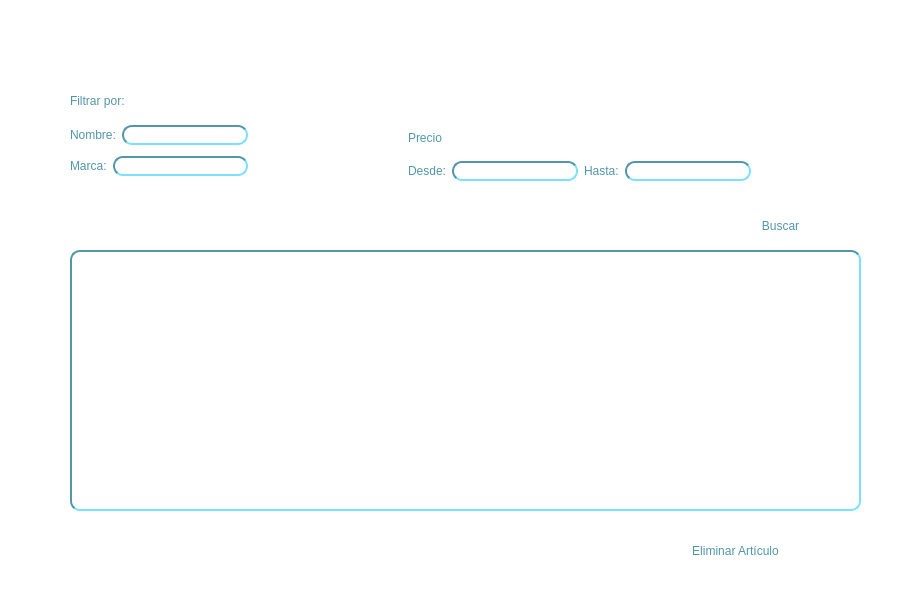
<?xml version="1.0" encoding="UTF-8"?>
<ui version="4.0">
 <class>EliminarArticulo</class>
 <widget class="QMainWindow" name="EliminarArticulo">
  <property name="geometry">
   <rect>
    <x>0</x>
    <y>0</y>
    <width>900</width>
    <height>610</height>
   </rect>
  </property>
  <property name="windowTitle">
   <string>MainWindow</string>
  </property>
  <property name="styleSheet">
   <string notr="true">QWidget
{
	background: rgb(255, 255, 255);
}

QPushButton
{
	border-width: 1.5px;
	border-color: rgb(82, 150, 170);
	border-radius:5px;
	padding: 0 8px;
	background-color:rgb(255, 255, 255);
	font: 18pt &quot;Yu Gothic&quot;;

	color:rgb(82, 150, 170)
}

QPushButton:hover
{
	font: 20pt &quot;Yu Gothic&quot;;
	color:rgb(82, 150, 170);
}

QGroupBox
{
	border-width: .8px;
	border-color: rgb(82, 150, 170);
	border-style: inset;
	border-radius:5px;
	padding: 0 8px;
	background-color:rgb(255, 255, 255);
	font: 20pt &quot;Yu Gothic&quot;;
	color:rgb(82, 150, 170)
}

QGroupBox QPushButton
{
	border-width: 0px;
	font: 18pt &quot;Yu Gothic&quot;;
	color:rgb(82, 150, 170);
}

QGroupBox QPushButton:hover
{
	font: 20pt &quot;Yu Gothic&quot;;
	color:rgb(0, 0, 127)
}

QGroupBox QLabel
{
	border-width: 0px;
	font: 18pt &quot;Yu Gothic&quot;;
	color:rgb(82, 150, 170);
}

QLineEdit
{
	border-width: 2px;
	border-color: rgb(82, 150, 170);
	border-style: inset;
	border-radius:10px;
	padding: 0 8px;
	background-color:rgb(255, 255, 255);
}

QTableWidget
{
border-width: 2px;
	border-color: rgb(82, 150, 170);
	border-style: inset;
	border-radius:10px;
	padding: 0 8px;
	background-color:rgb(255, 255, 255);
	font: 75 10pt &quot;Century Gothic&quot;;
	color:rgb(82, 150, 170)	
}
</string>
  </property>
  <widget class="QWidget" name="centralwidget">
   <widget class="QTableWidget" name="tableWidget">
    <property name="geometry">
     <rect>
      <x>70</x>
      <y>250</y>
      <width>791</width>
      <height>261</height>
     </rect>
    </property>
   </widget>
   <widget class="QPushButton" name="btnRegresar">
    <property name="geometry">
     <rect>
      <x>800</x>
      <y>10</y>
      <width>71</width>
      <height>61</height>
     </rect>
    </property>
    <property name="sizePolicy">
     <sizepolicy hsizetype="Preferred" vsizetype="Preferred">
      <horstretch>0</horstretch>
      <verstretch>0</verstretch>
     </sizepolicy>
    </property>
    <property name="text">
     <string/>
    </property>
    <property name="icon">
     <iconset resource="imagenes.qrc">
      <normaloff>:/imagenes/regresar.png</normaloff>:/imagenes/regresar.png</iconset>
    </property>
    <property name="iconSize">
     <size>
      <width>60</width>
      <height>60</height>
     </size>
    </property>
   </widget>
   <widget class="QLabel" name="barraBBVA">
    <property name="geometry">
     <rect>
      <x>0</x>
      <y>0</y>
      <width>47</width>
      <height>611</height>
     </rect>
    </property>
    <property name="styleSheet">
     <string notr="true">background-color: none;</string>
    </property>
    <property name="text">
     <string/>
    </property>
    <property name="pixmap">
     <pixmap resource="imagenes.qrc">:/imagenes/barraColores.jpg</pixmap>
    </property>
    <property name="scaledContents">
     <bool>true</bool>
    </property>
   </widget>
   <widget class="QLabel" name="logoBBVA">
    <property name="geometry">
     <rect>
      <x>60</x>
      <y>20</y>
      <width>131</width>
      <height>51</height>
     </rect>
    </property>
    <property name="styleSheet">
     <string notr="true"/>
    </property>
    <property name="text">
     <string/>
    </property>
    <property name="pixmap">
     <pixmap resource="imagenes.qrc">:/imagenes/logoBBVA.jpg</pixmap>
    </property>
    <property name="scaledContents">
     <bool>true</bool>
    </property>
   </widget>
   <widget class="QLabel" name="label">
    <property name="geometry">
     <rect>
      <x>70</x>
      <y>90</y>
      <width>91</width>
      <height>21</height>
     </rect>
    </property>
    <property name="styleSheet">
     <string notr="true">border-width: 0px;
font: 13pt &quot;Yu Gothic&quot;;
color:rgb(82, 150, 170);
background-color:none;

</string>
    </property>
    <property name="text">
     <string>Filtrar por:</string>
    </property>
   </widget>
   <widget class="QPushButton" name="btnBuscar">
    <property name="geometry">
     <rect>
      <x>720</x>
      <y>210</y>
      <width>121</width>
      <height>31</height>
     </rect>
    </property>
    <property name="styleSheet">
     <string notr="true"/>
    </property>
    <property name="text">
     <string>Buscar</string>
    </property>
   </widget>
   <widget class="QPushButton" name="btnEliminarArt">
    <property name="geometry">
     <rect>
      <x>620</x>
      <y>530</y>
      <width>231</width>
      <height>41</height>
     </rect>
    </property>
    <property name="text">
     <string>Eliminar Artículo</string>
    </property>
   </widget>
   <widget class="QWidget" name="">
    <property name="geometry">
     <rect>
      <x>70</x>
      <y>120</y>
      <width>681</width>
      <height>61</height>
     </rect>
    </property>
    <layout class="QHBoxLayout" name="horizontalLayout_6">
     <item>
      <layout class="QVBoxLayout" name="verticalLayout_2">
       <item>
        <layout class="QHBoxLayout" name="horizontalLayout">
         <item>
          <widget class="QLabel" name="label_2">
           <property name="styleSheet">
            <string notr="true">border-width: 0px;
	font: 13pt &quot;Yu Gothic&quot;;
	color:rgb(82, 150, 170);</string>
           </property>
           <property name="text">
            <string>Nombre:</string>
           </property>
          </widget>
         </item>
         <item>
          <widget class="QLineEdit" name="lineNombre"/>
         </item>
        </layout>
       </item>
       <item>
        <layout class="QHBoxLayout" name="horizontalLayout_2">
         <item>
          <widget class="QLabel" name="label_3">
           <property name="styleSheet">
            <string notr="true">border-width: 0px;
	font: 13pt &quot;Yu Gothic&quot;;
	color:rgb(82, 150, 170);</string>
           </property>
           <property name="text">
            <string>Marca:</string>
           </property>
          </widget>
         </item>
         <item>
          <widget class="QLineEdit" name="lineMarca"/>
         </item>
        </layout>
       </item>
      </layout>
     </item>
     <item>
      <spacer name="horizontalSpacer">
       <property name="orientation">
        <enum>Qt::Horizontal</enum>
       </property>
       <property name="sizeHint" stdset="0">
        <size>
         <width>40</width>
         <height>20</height>
        </size>
       </property>
      </spacer>
     </item>
     <item>
      <layout class="QVBoxLayout" name="verticalLayout">
       <item>
        <widget class="QLabel" name="label_4">
         <property name="styleSheet">
          <string notr="true">border-width: 0px;
	font: 13pt &quot;Yu Gothic&quot;;
	color:rgb(82, 150, 170);</string>
         </property>
         <property name="text">
          <string>Precio</string>
         </property>
        </widget>
       </item>
       <item>
        <layout class="QHBoxLayout" name="horizontalLayout_5">
         <item>
          <layout class="QHBoxLayout" name="horizontalLayout_3">
           <item>
            <widget class="QLabel" name="label_5">
             <property name="styleSheet">
              <string notr="true">border-width: 0px;
	font: 13pt &quot;Yu Gothic&quot;;
	color:rgb(82, 150, 170);</string>
             </property>
             <property name="text">
              <string>Desde:</string>
             </property>
            </widget>
           </item>
           <item>
            <widget class="QLineEdit" name="linePrecioInicial"/>
           </item>
          </layout>
         </item>
         <item>
          <layout class="QHBoxLayout" name="horizontalLayout_4">
           <item>
            <widget class="QLabel" name="label_6">
             <property name="styleSheet">
              <string notr="true">border-width: 0px;
	font: 13pt &quot;Yu Gothic&quot;;
	color:rgb(82, 150, 170);</string>
             </property>
             <property name="text">
              <string>Hasta:</string>
             </property>
            </widget>
           </item>
           <item>
            <widget class="QLineEdit" name="linePrecioFinal"/>
           </item>
          </layout>
         </item>
        </layout>
       </item>
      </layout>
     </item>
    </layout>
   </widget>
  </widget>
 </widget>
 <resources>
  <include location="imagenes.qrc"/>
 </resources>
 <connections/>
</ui>
